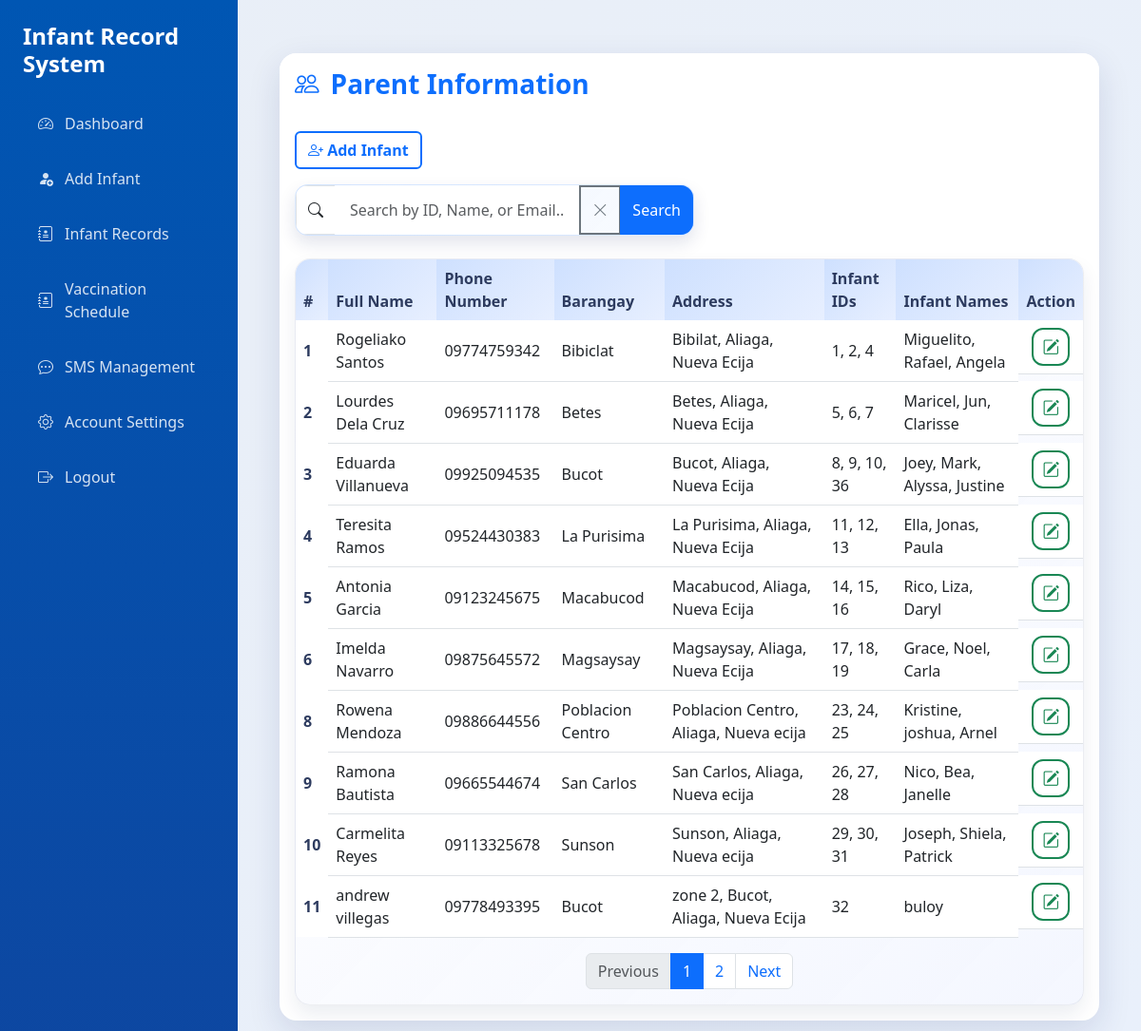
Screenshot of /view_parents.php with the database file from the repository.
### tables this page shows
CREATE TABLE `parents` (
  `id` int(11) NOT NULL,
  `first_name` varchar(100) NOT NULL,
  `last_name` varchar(100) NOT NULL,
  `email` varchar(150) DEFAULT NULL,
  `phone` varchar(20) DEFAULT NULL,
  `address` text DEFAULT NULL,
  `purok` enum('Purok 1','Purok 2','Purok 3','Purok 4','Purok 5','Purok 6','Purok 7') NOT NULL,
  `Municipality` enum('Aliaga','Bongabon','Cabiao','Carranglan','Gabaldon','General Mamerto Natividad','General Tinio','Guimba','Jaen','Laur','Licab','Llanera','Lupao','Nampicuan','Pantabangan','Peñaranda','Quezon','Rizal','San Antonio','San Isidro','San Leonardo','Santa Rosa','Santo Domingo','Talavera','Talugtug','Zaragoza','Cabanatuan City','Gapan City','Science City of Muñoz','Palayan City','San Jose City') NOT NULL,
  `Province` enum('Aurora','Bataan','Bulacan','Nueva Ecija','Pampanga','Tarlac','Zambales') NOT NULL DEFAULT 'Nueva Ecija',
  `baranggay` varchar(100) DEFAULT NULL,
  `created_at` timestamp NOT NULL DEFAULT current_timestamp(),
  `updated_at` timestamp NOT NULL DEFAULT current_timestamp() ON UPDATE current_timestamp(),
  `barangay` varchar(100) DEFAULT NULL
);

### view_parents.php (the view, shortened to what this page needs)
<?php
include 'dbForm.php';
$role = $_SESSION['user']['role'] ?? '';
$isParent = ($role === 'parent');
$parentEmail = ($isParent && isset($_SESSION['user']['email'])) ? mysqli_real_escape_string($con, $_SESSION['user']['email']) : null;
?>
<!DOCTYPE html>
<html lang="en">
<head>
    <link rel="stylesheet" href="https://cdn.jsdelivr.net/npm/bootstrap@5.3.0/dist/css/bootstrap.min.css">
    <link rel="stylesheet" href="https://cdn.jsdelivr.net/npm/bootstrap-icons/font/bootstrap-icons.css">
    <link rel="stylesheet" href="assets/css/theme.css">
</head>
<body>
    <div class="sidebar" id="sidebar">
        <h4 class="mb-4"> Infant Record System</h4>
        <a href="dashboard.php"><i class="bi bi-speedometer2"></i> Dashboard</a>
        <a href="addinfant.php"><i class="bi bi-person-fill-add"></i> Add Infant</a>
        <a href="viewinfant.php"><i class="bi bi-journal-medical"></i> Infant Records</a>
        <?php if (!$isParent): ?>
            <a href="vaccination_schedule.php"><i class="bi bi-journal-medical"></i> Vaccination Schedule</a>
            <a href="sms.php"><i class="bi bi-chat-dots"></i> SMS Management</a>
        <?php endif; ?>
        <a href="account_settings.php"><i class="bi bi-gear"></i> Account Settings</a>
        <a href="logout.php"><i class="bi bi-box-arrow-right"></i> Logout</a>
    </div>
    <div class="content-area">
        <div class="container-fluid mt-4">
            <div class="card card-shadow">
                <div class="card-header bg-white border-0 py-3">
                    <h3 class="dashboard-title"><i class="bi bi-people"></i>Parent Information</h3>
                </div>
                <div class="card-body">
                    <div class="mb-3 text-start">
                        <a href="addinfant.php" class="btn btn-outline-primary"><i class="bi bi-person-plus"></i> Add Infant</a>
                    </div>
                    <?php if (!$isParent): ?>
                        <form id="searchForm" method="GET" action="view_parents.php" class="mb-4">
                            <div class="input-group search-bar search-bar-elevated" style="max-width:420px;">
                                <span class="input-group-text"><i class="bi bi-search"></i></span>
                                <input type="text" id="search" name="search" class="form-control" placeholder="Search by ID, Name, or Email...">
                                <button class="btn btn-outline-secondary" type="button" title="Clear" onclick="clearSearch()"><i class="bi bi-x-lg"></i></button>
                                <button class="btn btn-primary" type="submit">Search</button>
                            </div>
                        </form>
                    <?php endif; ?>
                    <div class="table-modern table-modern-elevated">
                        <div class="table-responsive">
                            <table class="table table-hover align-middle mb-0">
                                <thead>
                                    <tr>
                                        <th scope="col">#</th>
                                        <th scope="col">Full Name</th>
                                        <th scope="col">Phone Number</th>
                                        <th scope="col">Barangay</th>
                                        <th scope="col">Address</th>
                                        <th scope="col">Infant IDs</th>
                                        <th scope="col">Infant Names</th>
                                        <?php if (!$isParent): ?>
                                            <th scope="col">Action</th>
                                        <?php endif; ?>
                                    </tr>
                                </thead>
                                <tbody>
                                    <?php
                                    $search = (!$isParent && isset($_GET['search'])) ? mysqli_real_escape_string($con, $_GET['search']) : '';
                                    $per_page = 10;
                                    $page = isset($_GET['page']) ? (int) $_GET['page'] : 1;
                                    $offset = ($page - 1) * $per_page;
                                    $where = '';
                                    if ($isParent && $parentEmail) {
                                        $where = "parents.email = '$parentEmail'";
                                        if (!empty($search)) {
                                            $where .= " AND (parents.id LIKE '%$search%' OR parents.first_name LIKE '%$search%' OR parents.last_name LIKE '%$search%' OR parents.email LIKE '%$search%')";
                                        }
                                    } else {
                                        if (!empty($search)) {
                                            $where = "(parents.id LIKE '%$search%' OR parents.first_name LIKE '%$search%' OR parents.last_name LIKE '%$search%' OR parents.email LIKE '%$search%')";
                                        } else {
                                            $where = '1';
                                        }
                                    }
                                    $count_sql = "SELECT COUNT(DISTINCT parents.id) AS total FROM parents LEFT JOIN infantinfo ON parents.id = infantinfo.parent_id WHERE $where";
                                    $count_res = mysqli_query($con, $count_sql);
                                    $total = 0;
                                    if ($count_res) {
                                        $row_count = mysqli_fetch_assoc($count_res);
                                        $total = (int) ($row_count['total'] ?? 0);
                                    }
                                    $total_pages = ($total > 0) ? (int) ceil($total / $per_page) : 1;
                                    $sql = "SELECT parents.*,
                                               GROUP_CONCAT(infantinfo.id SEPARATOR ', ') AS infant_ids,
                                               GROUP_CONCAT(infantinfo.firstname SEPARATOR ', ') AS infant_names
                                            FROM parents
                                            LEFT JOIN infantinfo ON parents.id = infantinfo.parent_id
                                            WHERE $where
                                            GROUP BY parents.id
                                            ORDER BY parents.id ASC
                                            LIMIT $offset, $per_page";
                                    $result = mysqli_query($con, $sql);
                                    if ($result) {
                                        if (!empty($search) && $total === 0) {
                                            $colspan = $isParent ? 7 : 8;
                                            echo '<tr><td colspan="' . $colspan . '" class="text-center text-muted">No results found for "' . htmlspecialchars($search, ENT_QUOTES, 'UTF-8') . '".</td></tr>';
                                        } else {
                                            while ($row = mysqli_fetch_assoc($result)) {
                                                $id = $row['id'];
                                                $first_name = $row['first_name'];
                                                $last_name = $row['last_name'];
                                                $fullName = trim(preg_replace('/\s+/', ' ', $first_name . ' ' . $last_name));
                                                $phone = $row['phone'];
                                                $barangay = $row['barangay'];
                                                $address = $row['address'];
                                                ?>
                                                <tr>
                                                    <th scope="row"><?php echo $id; ?></th>
                                                    <td><?php echo $fullName; ?></td>
                                                    <td><?php echo $phone; ?></td>
                                                    <td><?php echo $barangay; ?></td>
                                                    <td><?php echo $address; ?></td>
                                                    <td><?php echo $row['infant_ids'] ?: 'N/A'; ?></td>
                                                    <td><?php echo $row['infant_names'] ?: 'N/A'; ?></td>
                                                    <?php if (!$isParent): ?>
                                                        <td class="d-flex gap-1 justify-content-center action-icons">
                                                            <button class="btn btn-outline-success btn-sm" onclick="confirmEdit(<?php echo $id; ?>)" title="Edit"><i class="bi bi-pencil-square"></i></button>
                                                        </td>
                                                    <?php endif; ?>
                                                </tr>
                                                <?php
                                            }
                                        }
                                    }
                                    ?>
                                </tbody>
                            </table>
                            <?php if (isset($total_pages) && $total_pages > 1): ?>
                                <nav aria-label="Page navigation">
                                    <ul class="pagination justify-content-center mt-3">
                                        <?php
                                        $search_param = $search !== '' ? '&search=' . urlencode($search) : '';
                                        $prev_page = $page - 1;
                                        $next_page = $page + 1;
                                        ?>
                                        <li class="page-item <?php echo ($page <= 1) ? 'disabled' : ''; ?>">
                                            <a class="page-link" href="view_parents.php?page=<?php echo max(1, $prev_page) . $search_param; ?>" aria-label="Previous">Previous</a>
                                        </li>
                                        <?php
                                        $start = max(1, $page - 2);
                                        $end = min($total_pages, $page + 2);
                                        for ($p = $start; $p <= $end; $p++):
                                        ?>
                                            <li class="page-item <?php echo ($p === $page) ? 'active' : ''; ?>"><a class="page-link" href="view_parents.php?page=<?php echo $p . $search_param; ?>"><?php echo $p; ?></a></li>
                                        <?php endfor; ?>
                                        <li class="page-item <?php echo ($page >= $total_pages) ? 'disabled' : ''; ?>">
                                            <a class="page-link" href="view_parents.php?page=<?php echo min($total_pages, $next_page) . $search_param; ?>" aria-label="Next">Next</a>
                                        </li>
                                    </ul>
                                </nav>
                            <?php endif; ?>
                        </div>
                    </div>
                </div>
            </div>
        </div>
    </div>
</body>
</html>

### assets/css/theme.css (style rules this page uses)
:root { --primary-color: #0d6efd; --primary-dark: #0a58ca; --sidebar-width: 250px; --content-bg: #f5f7fb; --text-color: #2b3146; --muted-color: #6c757d; --card-radius: 18px; --transition-speed: 0.3s; --shadow-lg: 0 12px 35px rgba(15, 35, 95, 0.12); --shadow-md: 0 10px 25px rgba(15, 35, 95, 0.18); }
* { box-sizing: border-box; }
body { margin: 0; font-family: 'Segoe UI', 'Helvetica Neue', Arial, sans-serif; color: var(--text-color); background-color: var(--content-bg); display: flex; min-height: 100vh; transition: background-color var(--transition-speed) ease; }
a { color: inherit; }
.sidebar { width: var(--sidebar-width); flex: 0 0 var(--sidebar-width); background: linear-gradient(180deg, #0056b3 0%, #0d47a1 100%); color: #fff; padding: 24px; transition: transform var(--transition-speed) ease; min-height: 100vh; position: relative; z-index: 1000; }
.sidebar h4 { font-weight: 600; margin-bottom: 1.8rem; }
.sidebar a { color: rgba(255, 255, 255, 0.84); text-decoration: none; display: flex; align-items: center; gap: 12px; padding: 12px 16px; border-radius: 12px; margin-bottom: 10px; transition: background var(--transition-speed) ease, color var(--transition-speed) ease; font-weight: 500; }
.content-area { flex-grow: 1; width: calc(100% - var(--sidebar-width)); min-height: 100vh; padding: 32px; background: linear-gradient(135deg, rgba(0, 86, 179, 0.05), rgba(13, 110, 253, 0.05)); }
.card-shadow { border: none; border-radius: var(--card-radius); box-shadow: var(--shadow-lg); background-color: #fff; overflow: hidden; }
.dashboard-title { display: flex; align-items: center; gap: 12px; margin: 0; font-weight: 700; color: var(--primary-color); }
.dashboard-title i { font-size: 1.6rem; }
.table-modern { border-radius: 16px; overflow: hidden; background-color: #fff; box-shadow: 0 10px 20px rgba(15, 35, 95, 0.08); }
.table-modern-elevated { border: 1px solid rgba(45, 59, 95, 0.08); background: linear-gradient(135deg, rgba(255, 255, 255, 0.96), rgba(243, 246, 255, 0.9)); }
.table-modern-elevated .table thead th { background: linear-gradient(135deg, rgba(13, 110, 253, 0.16), rgba(13, 110, 253, 0.05)); border-bottom: none; }
.table-modern-elevated .table tbody tr { transition: transform var(--transition-speed) ease, box-shadow var(--transition-speed) ease; }
.table-modern table { margin-bottom: 0; }
.table-modern thead { background-color: #f3f6ff; }
.table-modern th { font-weight: 600; color: #2d3b5f; border-bottom: none; }
.table-modern td { vertical-align: middle; }
.search-bar { border-radius: 14px; overflow: hidden; box-shadow: 0 8px 18px rgba(15, 35, 95, 0.12); }
.search-bar-elevated { background: linear-gradient(135deg, rgba(13, 110, 253, 0.08), rgba(13, 110, 253, 0.02)); border: 1px solid rgba(13, 110, 253, 0.12); }
.search-bar .form-control { border: none; padding: 14px 16px; }
.search-bar .input-group-text { background-color: #fff; }
.btn-outline-primary, .btn-outline-success, .btn-outline-secondary, .btn-outline-info, .btn-outline-danger { border-width: 2px; font-weight: 600; }
.form-control, .form-select { border-radius: 12px; padding: 12px 16px; border: 1px solid rgba(13, 110, 253, 0.18); transition: border-color var(--transition-speed) ease, box-shadow var(--transition-speed) ease; }
.action-icons .btn { border-radius: 12px; display: inline-flex; align-items: center; justify-content: center; width: 40px; height: 40px; font-size: 1.1rem; }
.card-header.bg-white { border-bottom: none; }
.table thead th { font-weight: 600; }

### rows the page displays
parents: id "1", fullName "Rogeliako Santos", phone "09774759342", barangay "Bibiclat", address "Bibilat, Aliaga, Nueva Ecija", infant_ids "1, 2, 4", infant_names "Miguelito, Rafael, Angela"
parents: id "2", fullName "Lourdes Dela Cruz", phone "09695711178", barangay "Betes", address "Betes, Aliaga, Nueva Ecija", infant_ids "5, 6, 7", infant_names "Maricel, Jun, Clarisse"
parents: id "3", fullName "Eduarda Villanueva", phone "09925094535", barangay "Bucot", address "Bucot, Aliaga, Nueva Ecija", infant_ids "8, 9, 10, 36", infant_names "Joey, Mark, Alyssa, Justine"
parents: id "4", fullName "Teresita Ramos", phone "09524430383", barangay "La Purisima", address "La Purisima, Aliaga, Nueva Ecija", infant_ids "11, 12, 13", infant_names "Ella, Jonas, Paula"
parents: id "5", fullName "Antonia Garcia", phone "09123245675", barangay "Macabucod", address "Macabucod, Aliaga, Nueva Ecija", infant_ids "14, 15, 16", infant_names "Rico, Liza, Daryl"
parents: id "6", fullName "Imelda Navarro", phone "09875645572", barangay "Magsaysay", address "Magsaysay, Aliaga, Nueva Ecija", infant_ids "17, 18, 19", infant_names "Grace, Noel, Carla"
parents: id "8", fullName "Rowena Mendoza", phone "09886644556", barangay "Poblacion Centro", address "Poblacion Centro, Aliaga, Nueva ecija", infant_ids "23, 24, 25", infant_names "Kristine, joshua, Arnel"
parents: id "9", fullName "Ramona Bautista", phone "09665544674", barangay "San Carlos", address "San Carlos, Aliaga, Nueva ecija", infant_ids "26, 27, 28", infant_names "Nico, Bea, Janelle"
parents: id "10", fullName "Carmelita Reyes", phone "09113325678", barangay "Sunson", address "Sunson, Aliaga, Nueva ecija", infant_ids "29, 30, 31", infant_names "Joseph, Shiela, Patrick"
parents: id "11", fullName "andrew villegas", phone "09778493395", barangay "Bucot", address "zone 2, Bucot, Aliaga, Nueva Ecija", infant_ids "32", infant_names "buloy"
